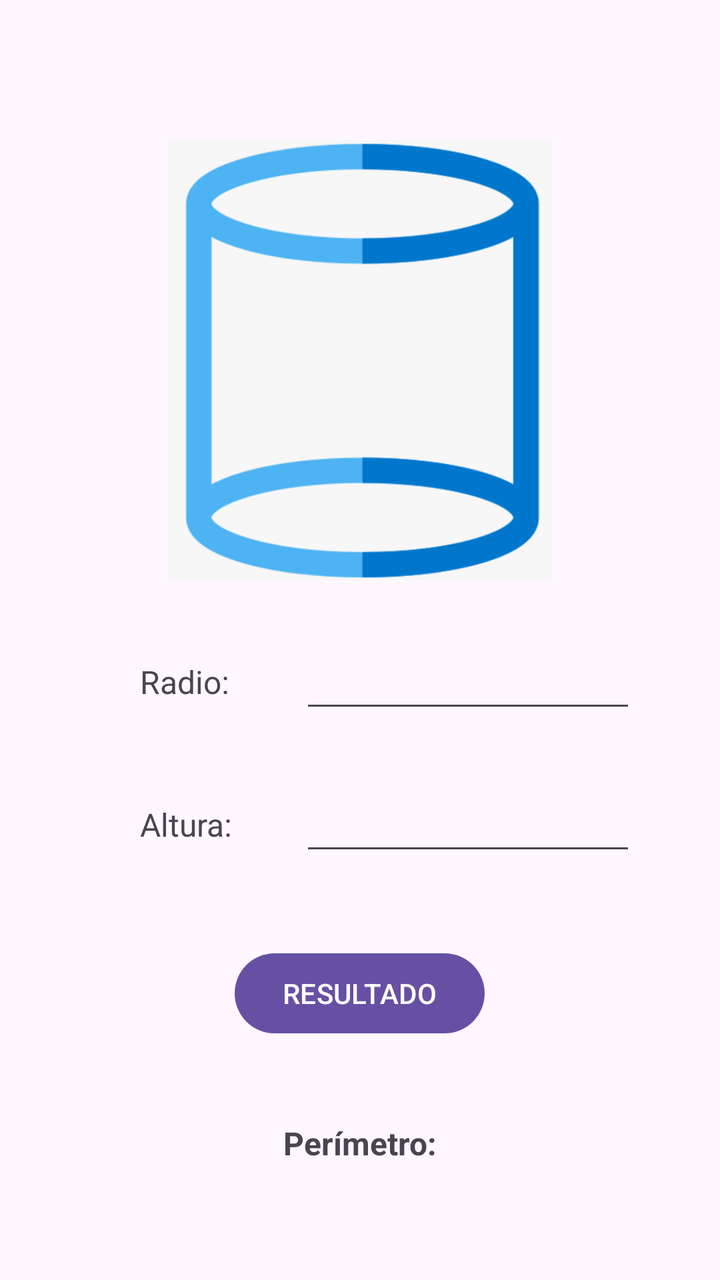
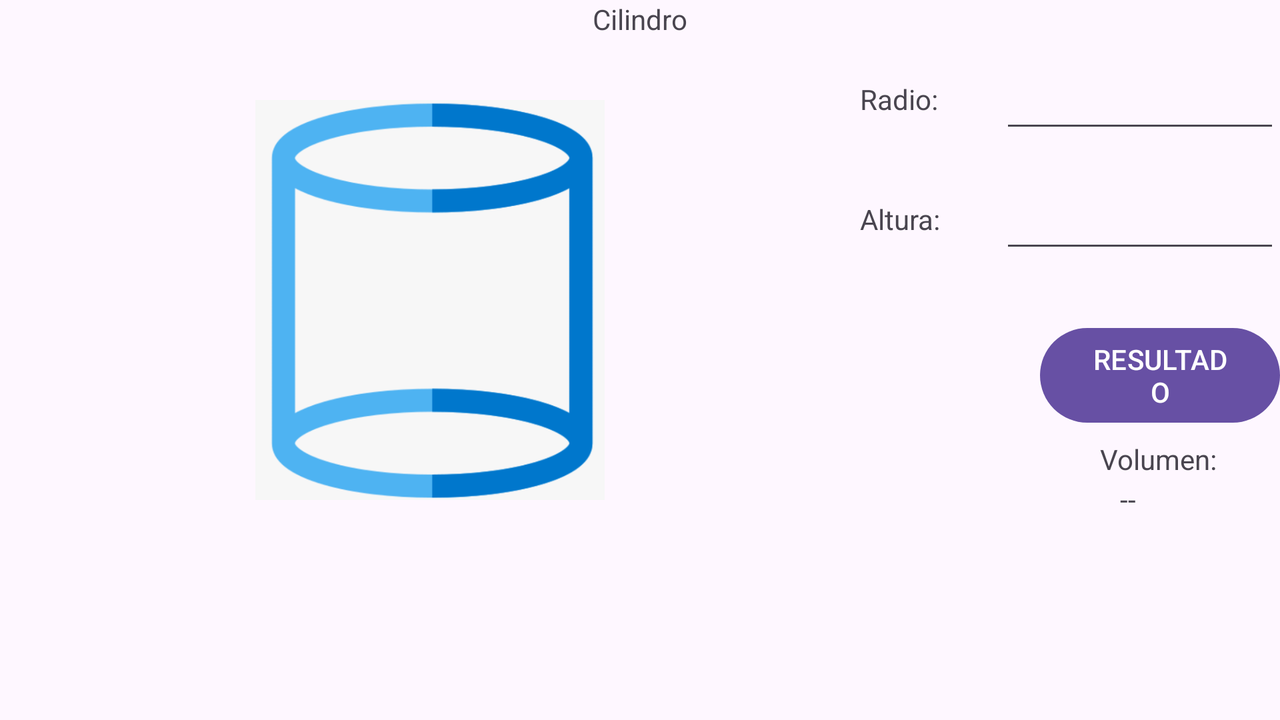

An Android layout and its configuration variant, each rendered on a device that would load it. The default file and the variant file are quoted in full after the pictures.
<!-- AndroidManifest.xml: application theme Theme.AreasPerimetrosVols -->
<!-- res/layout/activity_cilindro.xml -->
<?xml version="1.0" encoding="utf-8"?>
<RelativeLayout
    xmlns:android="http://schemas.android.com/apk/res/android"
    xmlns:app="http://schemas.android.com/apk/res-auto"
    xmlns:tools="http://schemas.android.com/tools"
    android:layout_width="match_parent"
    android:layout_height="match_parent"
    tools:context=".CilindroActivity">

    
    <ImageView
        android:id="@+id/imgView"
        android:layout_width="370dp"
        android:layout_height="220dp"
        android:layout_centerHorizontal="true"
        android:layout_marginTop="70dp"
        android:contentDescription="Imagen del Cilindro"
        android:src="@drawable/cilindro" />

    
    <TextView
        android:layout_width="wrap_content"
        android:layout_height="wrap_content"
        android:layout_below="@id/imgView"
        android:layout_marginTop="40dp"
        android:layout_marginLeft="70dp"
        android:text="Radio:"
        android:textSize="16sp" />

    <EditText
        android:id="@+id/txtN1"
        android:layout_width="wrap_content"
        android:layout_height="wrap_content"
        android:layout_below="@id/imgView"
        android:layout_marginLeft="150dp"
        android:layout_marginTop="30dp"
        android:ems="8"
        android:inputType="numberDecimal" />

    
    <TextView
        android:layout_width="wrap_content"
        android:layout_height="wrap_content"
        android:layout_below="@id/txtN1"
        android:layout_marginTop="40dp"
        android:layout_marginLeft="70dp"
        android:text="Altura:"
        android:textSize="16sp" />

    <EditText
        android:id="@+id/txtN2"
        android:layout_width="wrap_content"
        android:layout_height="wrap_content"
        android:layout_below="@id/txtN1"
        android:layout_marginLeft="150dp"
        android:layout_marginTop="30dp"
        android:ems="8"
        android:inputType="numberDecimal" />

    
    <Button
        android:id="@+id/btnResultado"
        android:layout_width="wrap_content"
        android:layout_height="wrap_content"
        android:layout_below="@id/txtN2"
        android:layout_centerHorizontal="true"
        android:layout_marginTop="40dp"
        android:text="RESULTADO" />

    
    <TextView
        android:layout_width="wrap_content"
        android:layout_height="wrap_content"
        android:layout_below="@id/btnResultado"
        android:layout_centerHorizontal="true"
        android:layout_marginTop="40dp"
        android:text="Perímetro:"
        android:textSize="16sp"
        android:textStyle="bold" />

    
    <TextView
        android:id="@+id/txtResultadoVolumen"
        android:layout_width="wrap_content"
        android:layout_height="wrap_content"
        android:layout_below="@id/btnResultado"
        android:layout_marginTop="70dp"
        android:layout_centerHorizontal="true"
        android:textSize="16sp"
        android:textColor="@android:color/black" />

</RelativeLayout>
<!-- resources referenced by this layout -->
<resources>
  <!-- drawable cilindro: png bitmap (drawable, 32289 bytes) -->
  <style name="Theme.AreasPerimetrosVols" parent="Base.Theme.AreasPerimetrosVols" />
  <style name="Base.Theme.AreasPerimetrosVols" parent="Theme.Material3.DayNight.NoActionBar">
          
          
      </style>
</resources>
<!-- res/layout-land/activity_cilindro.xml (the repository's variant of the layout above) -->
<!-- drawn on the phone turned sideways -->
<?xml version="1.0" encoding="utf-8"?>
<RelativeLayout
    xmlns:android="http://schemas.android.com/apk/res/android"
    xmlns:app="http://schemas.android.com/apk/res-auto"
    xmlns:tools="http://schemas.android.com/tools"
    android:id="@+id/main"
    android:layout_width="match_parent"
    android:layout_height="match_parent"
    tools:context=".CilindroActivity">

    <TextView
        android:layout_width="wrap_content"
        android:layout_height="wrap_content"
        android:layout_centerHorizontal="true"
        android:text="Cilindro" />

    <TextView
        android:layout_width="wrap_content"
        android:layout_height="wrap_content"
        android:layout_marginLeft="430dp"
        android:layout_marginTop="40dp"
        android:text="Radio:" />

    <EditText
        android:id="@+id/txtN1"
        android:layout_width="wrap_content"
        android:layout_height="wrap_content"
        android:layout_marginLeft="500dp"
        android:layout_marginTop="30dp"
        android:ems="10"
        android:inputType="numberSigned" />

    <TextView
        android:layout_width="wrap_content"
        android:layout_height="wrap_content"
        android:layout_marginTop="100dp"
        android:layout_marginLeft="430dp"
        android:text="Altura:" />

    <EditText
        android:id="@+id/txtN2"
        android:layout_width="wrap_content"
        android:layout_height="wrap_content"
        android:layout_marginLeft="500dp"
        android:layout_marginTop="90dp"
        android:ems="10"
        android:inputType="numberSigned" />

    <ImageView
        android:id="@+id/imgView"
        android:layout_width="350dp"
        android:layout_height="200dp"
        android:layout_marginLeft="40dp"
        android:layout_marginTop="50dp"
        android:src="@drawable/cilindro" />

    <Button
        android:id="@+id/btnResultado"
        android:layout_width="wrap_content"
        android:layout_height="wrap_content"
        android:layout_marginLeft="520dp"
        android:layout_marginTop="160dp"
        android:ems="8"
        android:text="RESULTADO" />


    <TextView
        android:layout_width="wrap_content"
        android:layout_height="wrap_content"
        android:layout_marginLeft="550dp"
        android:layout_marginTop="220dp"
        android:text="Volumen:" />


    <TextView
        android:id="@+id/txtResultadoVolumen"
        android:layout_width="wrap_content"
        android:layout_height="wrap_content"
        android:layout_marginLeft="560dp"
        android:layout_marginTop="240dp"
        android:text="--" />

</RelativeLayout>
